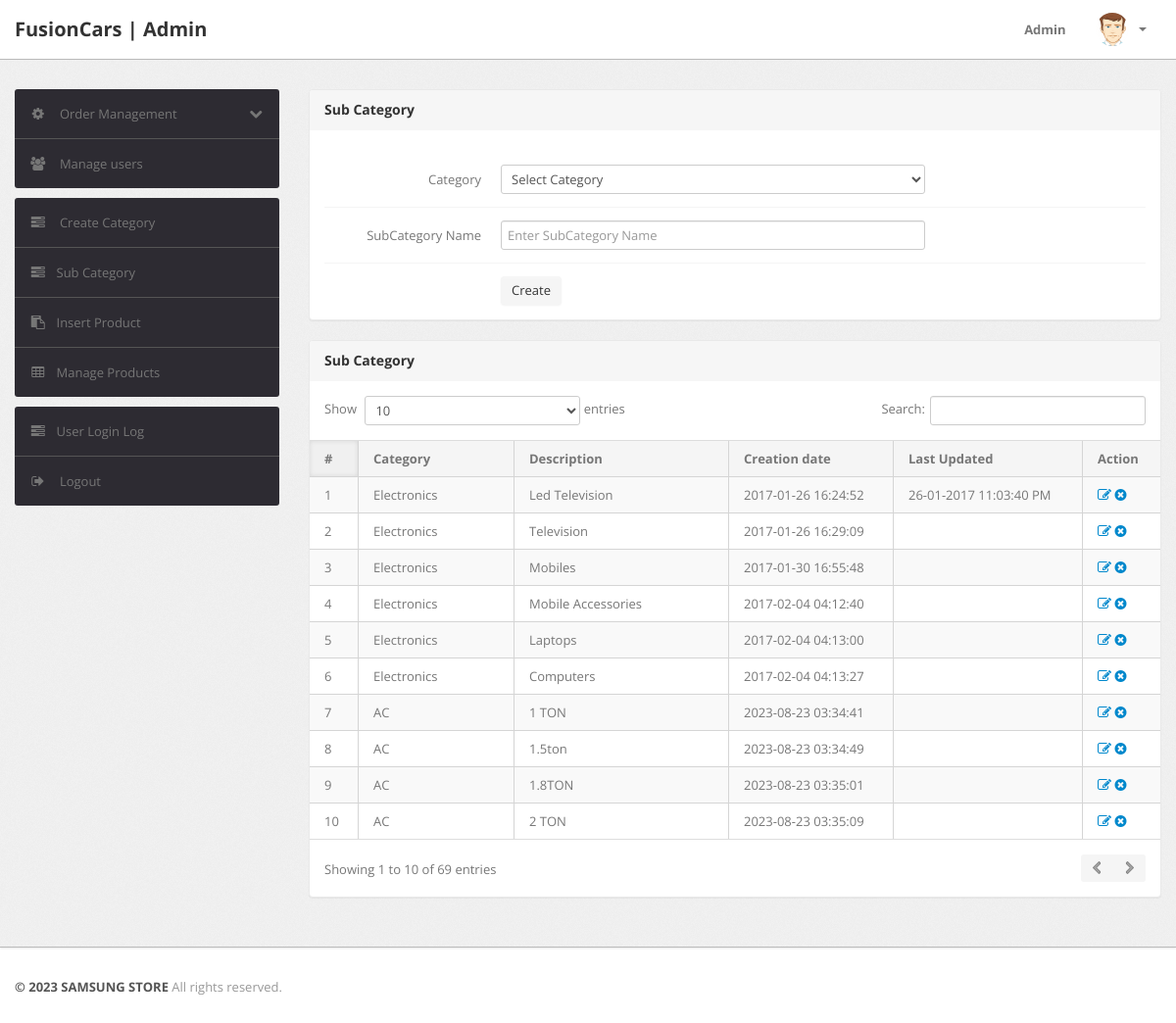
Page /admin/subcategory.php (signed in) on the committed database.
### tables this page shows
CREATE TABLE `subcategory` (
  `id` int(11) NOT NULL,
  `categoryid` int(11) DEFAULT NULL,
  `subcategory` varchar(255) DEFAULT NULL,
  `creationDate` timestamp NULL DEFAULT current_timestamp(),
  `updationDate` varchar(255) DEFAULT NULL
);

CREATE TABLE `category` (
  `id` int(11) NOT NULL,
  `categoryName` varchar(255) DEFAULT NULL,
  `categoryDescription` longtext DEFAULT NULL,
  `creationDate` timestamp NOT NULL DEFAULT current_timestamp(),
  `updationDate` varchar(255) DEFAULT NULL
);

### admin/subcategory.php (the view, shortened to what this page needs)
<?php
include('include/config.php');
if(strlen($_SESSION['alogin'])==0)
	{
header('location:index.php');
}
else{
?>
<!DOCTYPE html>
<html lang="en">
<head>
	<link type="text/css" href="bootstrap/css/bootstrap.min.css" rel="stylesheet">
	<link type="text/css" href="bootstrap/css/bootstrap-responsive.min.css" rel="stylesheet">
	<link type="text/css" href="css/theme.css" rel="stylesheet">
	<link type="text/css" href="images/icons/css/font-awesome.css" rel="stylesheet">
</head>
<body>
<?php include('include/header.php');?>
	<div class="wrapper">
		<div class="container">
			<div class="row">
<?php include('include/sidebar.php');?>
			<div class="span9">
					<div class="content">
						<div class="module">
							<div class="module-head">
								<h3>Sub Category</h3>
							</div>
							<div class="module-body">
									<br />
			<form class="form-horizontal row-fluid" name="subcategory" method="post" >
<div class="control-group">
<label class="control-label" for="basicinput">Category</label>
<div class="controls">
<select name="category" class="span8 tip" required>
<option value="">Select Category</option>
</select>
</div>
</div>
<div class="control-group">
<label class="control-label" for="basicinput">SubCategory Name</label>
<div class="controls">
<input type="text" placeholder="Enter SubCategory Name"  name="subcategory" class="span8 tip" required>
</div>
</div>
	<div class="control-group">
											<div class="controls">
												<button type="submit" name="submit" class="btn">Create</button>
											</div>
										</div>
									</form>
							</div>
						</div>
	<div class="module">
							<div class="module-head">
								<h3>Sub Category</h3>
							</div>
							<div class="module-body table">
								<table cellpadding="0" cellspacing="0" border="0" class="datatable-1 table table-bordered table-striped	 display" width="100%">
									<thead>
										<tr>
											<th>#</th>
											<th>Category</th>
											<th>Description</th>
											<th>Creation date</th>
											<th>Last Updated</th>
											<th>Action</th>
										</tr>
									</thead>
									<tbody>
<?php $query=mysqli_query($con,"select subcategory.id,category.categoryName,subcategory.subcategory,subcategory.creationDate,subcategory.updationDate from subcategory join category on category.id=subcategory.categoryid");
$cnt=1;
while($row=mysqli_fetch_array($query))
{
?>
										<tr>
											<td><?php echo htmlentities($cnt);?></td>
											<td><?php echo htmlentities($row['categoryName']);?></td>
											<td><?php echo htmlentities($row['subcategory']);?></td>
											<td> <?php echo htmlentities($row['creationDate']);?></td>
											<td><?php echo htmlentities($row['updationDate']);?></td>
											<td>
											<a href="edit-subcategory.php?id=<?php echo $row['id']?>" ><i class="icon-edit"></i></a>
											<a href="subcategory.php?id=<?php echo $row['id']?>&del=delete" onClick="return confirm('Are you sure you want to delete?')"><i class="icon-remove-sign"></i></a></td>
										</tr>
										<?php $cnt=$cnt+1; } ?>
								</table>
							</div>
						</div>
					</div>
				</div>
			</div>
		</div>
	</div>
<?php include('include/footer.php');?>
</body>
<?php } ?>

### rows in the picture
subcategory: categoryid.categoryName "Electronics", subcategory "Led Television", creationDate "2017-01-26 16:24:52", updationDate "26-01-2017 11:03:40 PM"
subcategory: categoryid.categoryName "Electronics", subcategory "Television", creationDate "2017-01-26 16:29:09"
subcategory: categoryid.categoryName "Electronics", subcategory "Mobiles", creationDate "2017-01-30 16:55:48"
subcategory: categoryid.categoryName "Electronics", subcategory "Mobile Accessories", creationDate "2017-02-04 04:12:40"
subcategory: categoryid.categoryName "Electronics", subcategory "Laptops", creationDate "2017-02-04 04:13:00"
subcategory: categoryid.categoryName "Electronics", subcategory "Computers", creationDate "2017-02-04 04:13:27"
subcategory: categoryid.categoryName "AC", subcategory "1 TON", creationDate "2023-08-23 03:34:41"
subcategory: categoryid.categoryName "AC", subcategory "1.5ton", creationDate "2023-08-23 03:34:49"
subcategory: categoryid.categoryName "AC", subcategory "1.8TON", creationDate "2023-08-23 03:35:01"
subcategory: categoryid.categoryName "AC", subcategory "2 TON", creationDate "2023-08-23 03:35:09"
